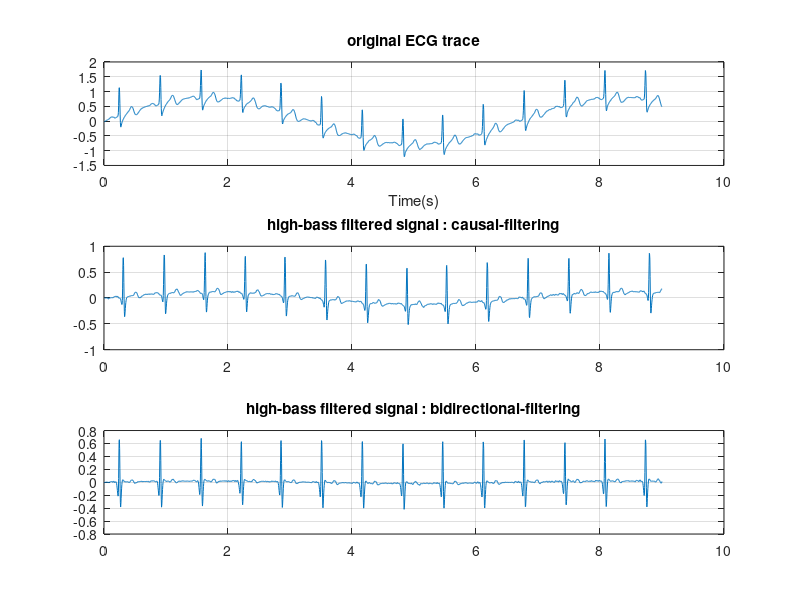

Source code (MATLAB):
% script that relates to problem 4.14
 %it demonstrates the use of high-pass filtering to suppress noise that
 %contaminates ECG-trace and relates to respiration artifact 

close all; clear all;
load ECG_9, Fs=250

subplot(3,1,1),plot([1:numel(x)]*(1/Fs),x),xlabel('Time(s)'),grid,title('original ECG trace')

% design an a high-pass FIR 32-order dilter with cutoff at 8 Hz 
b=fir1(32,8/(Fs/2),'high');
filtered_x1=filter(b,1,x); % apply the filter in causal (forward-direction) mode 

subplot(3,1,2),plot([1:numel(x)]*(1/Fs),filtered_x1),grid,title('high-bass filtered signal : causal-filtering')

filtered_x2=filtfilt(b,1,x); % apply the filter in zero-phase mode (i.e. bidirectionally) 
subplot(3,1,3),plot([1:numel(x)]*(1/Fs),filtered_x2),grid,title('high-bass filtered signal : bidirectional-filtering')
